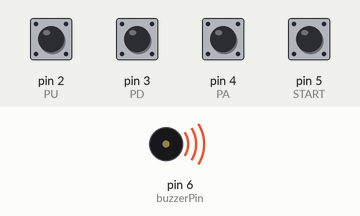
Bench run of a sketch on a simulated Arduino Uno, built with avr-gcc and run on an emulated ATmega328P. Parts: buzzer (waves = sounding). The inputs (shaded band) are chosen by the test bench; at power-on: pin 2 (PU), pin 3 (PD), pin 4 (PA), pin 5 (START) HIGH. What the sketch prints to the serial monitor is not drawn.

Above: at 0.18 s.
Timing chart, 0 to 4.0 s (numbered marks = the images above):
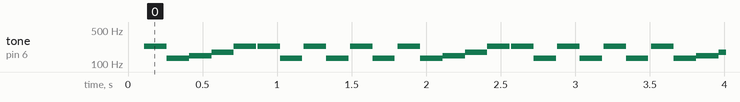

The sketch:

controlardu.ino
```cpp
char com2;                         // Variable para la comunicación serial
const int PU = 2;                // arriba
const int PD  =3 ;                // abajo
const int  PA  =4 ;                // ataque
const int START  =5;                  // start
int buzzerPin = 6;
int FLAG = 0;                         // Banderas para arriba
int FLAG2 = 0;                        // Banderas para abajo
int FLAG3 = 0;                        // Banderas para ataque
int FLAG7 = 0;


unsigned char INICIO = 1;             // Flag para el Inicio


//******************************************************************************************
//                                     S E T   U P
//******************************************************************************************
void setup() {
  Serial.begin(9600);                 // Inicializar C. serial a 9600 bits per second
  delay(100);
  pinMode(PU, INPUT_PULLUP);      // Hacer el pin un input pull up
  pinMode(PD, INPUT_PULLUP);
  pinMode(PA, INPUT_PULLUP);
  pinMode(START, INPUT_PULLUP);
  pinMode(buzzerPin,OUTPUT);
}

//*****************************************************************************************
//                               L O O P   P R I N C I P A L
//*****************************************************************************************
void loop() {
    delay(10);

    if (digitalRead(START) == HIGH){     // Primer botón
        Serial.write(0);
        INICIO = 0;

          song();
          delay(10);
          noTone(buzzerPin);

          }


//                 P R I M E R   J U G A D O R

    if (INICIO == 0){                   // Si no se precionó START entonces no comienza
    if (Serial.available()){
        com2 = Serial.read();                   // Guardar lo leído en Message
        Serial.write(com2);                     // Escribir lo que se recibe
        delay(4);
        if(com2 == 49){                          // Recibe un 1
        INICIO = 1;
    }

    }


    if (digitalRead(PU) == HIGH){   // Primer botón: primer jugador
        Serial.write(1);
        song1();
          delay(10);
          noTone(buzzerPin);

    }


    if (digitalRead(PD) == HIGH){   // Segundo botón: Botón especial
          Serial.write(2);             // Se envía el dato ASCII = 2
           song1();
          delay(10);
          noTone(buzzerPin);
          }


    if (digitalRead(PA) == HIGH){   // Tercer botón: EL otro especial
       Serial.write(3);            // Se envía el dato ASCII = 3
        song1();
          delay(10);
          noTone(buzzerPin);

          }


    }
}
void song(){

  tone(buzzerPin, 233);
  delay(150);
  noTone(buzzerPin);

  tone(buzzerPin, 131);
  delay(150);
  noTone(buzzerPin);

  tone(buzzerPin, 147);
  delay(150);
  noTone(buzzerPin);

  tone(buzzerPin, 175);
  delay(150);
  noTone(buzzerPin);

  tone(buzzerPin, 233);
  delay(150);
  noTone(buzzerPin);
}

void song1(){

  tone(buzzerPin, 233);
  delay(150);
  noTone(buzzerPin);

  tone(buzzerPin, 131);
  delay(150);
  noTone(buzzerPin);

}
```

Measured:
- by itself, tone on pin 6 (buzzerPin): repeats every 1.7 s: 131 Hz 0.15 s, 147 Hz 0.15 s, 175 Hz 0.15 s, 233 Hz 0.15 s, silent 0.01 s, 233 Hz 0.15 s, 131 Hz 0.15 s, silent 0.01 s, 233 Hz 0.15 s, 131 Hz 0.15 s, silent 0.01 s, 233 Hz 0.15 s, 131 Hz 0.15 s, silent 0.02 s, 233 Hz 0.15 s
